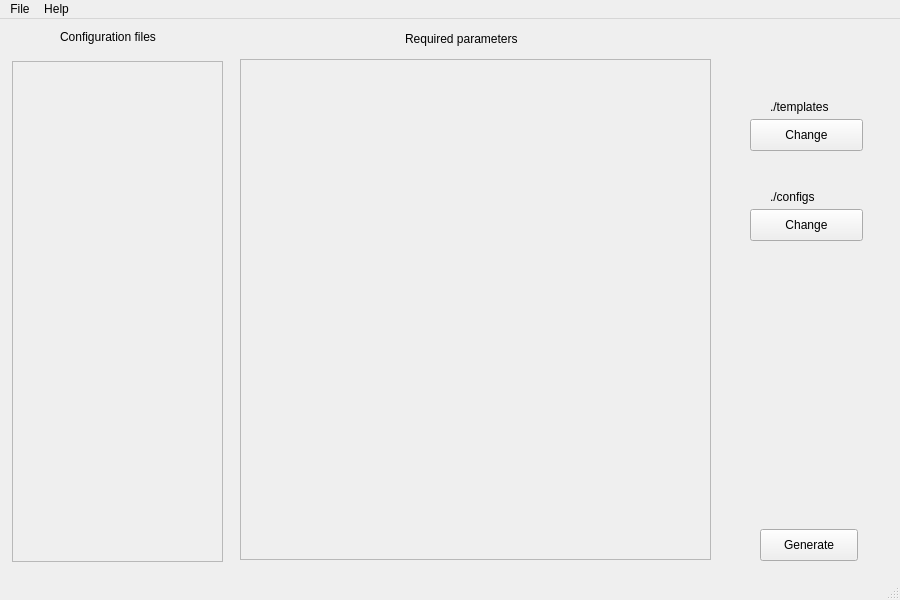
<?xml version="1.0" encoding="UTF-8"?>
<ui version="4.0">
 <class>MainWindow</class>
 <widget class="QMainWindow" name="MainWindow">
  <property name="geometry">
   <rect>
    <x>0</x>
    <y>0</y>
    <width>900</width>
    <height>600</height>
   </rect>
  </property>
  <property name="minimumSize">
   <size>
    <width>900</width>
    <height>600</height>
   </size>
  </property>
  <property name="maximumSize">
   <size>
    <width>900</width>
    <height>600</height>
   </size>
  </property>
  <property name="windowTitle">
   <string>MainWindow</string>
  </property>
  <widget class="QWidget" name="centralwidget">
   <widget class="QLabel" name="label">
    <property name="geometry">
     <rect>
      <x>60</x>
      <y>10</y>
      <width>111</width>
      <height>16</height>
     </rect>
    </property>
    <property name="sizePolicy">
     <sizepolicy hsizetype="Fixed" vsizetype="Fixed">
      <horstretch>0</horstretch>
      <verstretch>0</verstretch>
     </sizepolicy>
    </property>
    <property name="text">
     <string>Configuration files</string>
    </property>
   </widget>
   <widget class="QScrollArea" name="listConfFiles">
    <property name="geometry">
     <rect>
      <x>12</x>
      <y>42</y>
      <width>211</width>
      <height>501</height>
     </rect>
    </property>
    <property name="sizePolicy">
     <sizepolicy hsizetype="Fixed" vsizetype="Fixed">
      <horstretch>0</horstretch>
      <verstretch>0</verstretch>
     </sizepolicy>
    </property>
    <property name="widgetResizable">
     <bool>true</bool>
    </property>
    <widget class="QWidget" name="scrollAreaWidgetContents">
     <property name="geometry">
      <rect>
       <x>0</x>
       <y>0</y>
       <width>209</width>
       <height>499</height>
      </rect>
     </property>
     <layout class="QVBoxLayout" name="verticalLayout"/>
    </widget>
   </widget>
   <widget class="QScrollArea" name="listInputs">
    <property name="geometry">
     <rect>
      <x>240</x>
      <y>40</y>
      <width>471</width>
      <height>501</height>
     </rect>
    </property>
    <property name="sizePolicy">
     <sizepolicy hsizetype="Fixed" vsizetype="Fixed">
      <horstretch>0</horstretch>
      <verstretch>0</verstretch>
     </sizepolicy>
    </property>
    <property name="widgetResizable">
     <bool>true</bool>
    </property>
    <widget class="QWidget" name="scrollAreaWidgetContents_2">
     <property name="geometry">
      <rect>
       <x>0</x>
       <y>0</y>
       <width>469</width>
       <height>499</height>
      </rect>
     </property>
     <layout class="QVBoxLayout" name="verticalLayout_2"/>
    </widget>
   </widget>
   <widget class="QLabel" name="label_2">
    <property name="geometry">
     <rect>
      <x>405</x>
      <y>12</y>
      <width>127</width>
      <height>16</height>
     </rect>
    </property>
    <property name="sizePolicy">
     <sizepolicy hsizetype="Fixed" vsizetype="Fixed">
      <horstretch>0</horstretch>
      <verstretch>0</verstretch>
     </sizepolicy>
    </property>
    <property name="text">
     <string>Required parameters</string>
    </property>
   </widget>
   <widget class="QLabel" name="tempDirLabel">
    <property name="geometry">
     <rect>
      <x>770</x>
      <y>80</y>
      <width>68</width>
      <height>16</height>
     </rect>
    </property>
    <property name="sizePolicy">
     <sizepolicy hsizetype="Fixed" vsizetype="Fixed">
      <horstretch>0</horstretch>
      <verstretch>0</verstretch>
     </sizepolicy>
    </property>
    <property name="text">
     <string>./templates</string>
    </property>
   </widget>
   <widget class="QPushButton" name="genButton">
    <property name="geometry">
     <rect>
      <x>760</x>
      <y>510</y>
      <width>98</width>
      <height>32</height>
     </rect>
    </property>
    <property name="sizePolicy">
     <sizepolicy hsizetype="Fixed" vsizetype="Fixed">
      <horstretch>0</horstretch>
      <verstretch>0</verstretch>
     </sizepolicy>
    </property>
    <property name="text">
     <string>Generate</string>
    </property>
   </widget>
   <widget class="QPushButton" name="changeTempDirButton">
    <property name="geometry">
     <rect>
      <x>750</x>
      <y>100</y>
      <width>113</width>
      <height>32</height>
     </rect>
    </property>
    <property name="sizePolicy">
     <sizepolicy hsizetype="Fixed" vsizetype="Fixed">
      <horstretch>0</horstretch>
      <verstretch>0</verstretch>
     </sizepolicy>
    </property>
    <property name="text">
     <string>Change</string>
    </property>
   </widget>
   <widget class="QPushButton" name="changeOutDirButton">
    <property name="geometry">
     <rect>
      <x>750</x>
      <y>190</y>
      <width>113</width>
      <height>32</height>
     </rect>
    </property>
    <property name="sizePolicy">
     <sizepolicy hsizetype="Fixed" vsizetype="Fixed">
      <horstretch>0</horstretch>
      <verstretch>0</verstretch>
     </sizepolicy>
    </property>
    <property name="text">
     <string>Change</string>
    </property>
   </widget>
   <widget class="QLabel" name="outDirLabel">
    <property name="geometry">
     <rect>
      <x>770</x>
      <y>170</y>
      <width>60</width>
      <height>16</height>
     </rect>
    </property>
    <property name="sizePolicy">
     <sizepolicy hsizetype="Fixed" vsizetype="Fixed">
      <horstretch>0</horstretch>
      <verstretch>0</verstretch>
     </sizepolicy>
    </property>
    <property name="text">
     <string>./configs</string>
    </property>
   </widget>
  </widget>
  <widget class="QMenuBar" name="menubar">
   <property name="geometry">
    <rect>
     <x>0</x>
     <y>0</y>
     <width>900</width>
     <height>24</height>
    </rect>
   </property>
   <widget class="QMenu" name="menuMenu">
    <property name="title">
     <string>File</string>
    </property>
    <addaction name="actionReset"/>
    <addaction name="separator"/>
    <addaction name="actionExit"/>
   </widget>
   <widget class="QMenu" name="menuHelp">
    <property name="title">
     <string>Help</string>
    </property>
    <addaction name="actionHelp"/>
    <addaction name="actionAbout"/>
   </widget>
   <addaction name="menuMenu"/>
   <addaction name="menuHelp"/>
  </widget>
  <widget class="QStatusBar" name="statusbar"/>
  <action name="actionHelp">
   <property name="text">
    <string>Help</string>
   </property>
  </action>
  <action name="actionAbout">
   <property name="text">
    <string>About</string>
   </property>
  </action>
  <action name="actionReset">
   <property name="text">
    <string>Reset</string>
   </property>
  </action>
  <action name="actionExit">
   <property name="text">
    <string>Exit</string>
   </property>
  </action>
 </widget>
 <resources/>
 <connections/>
</ui>
